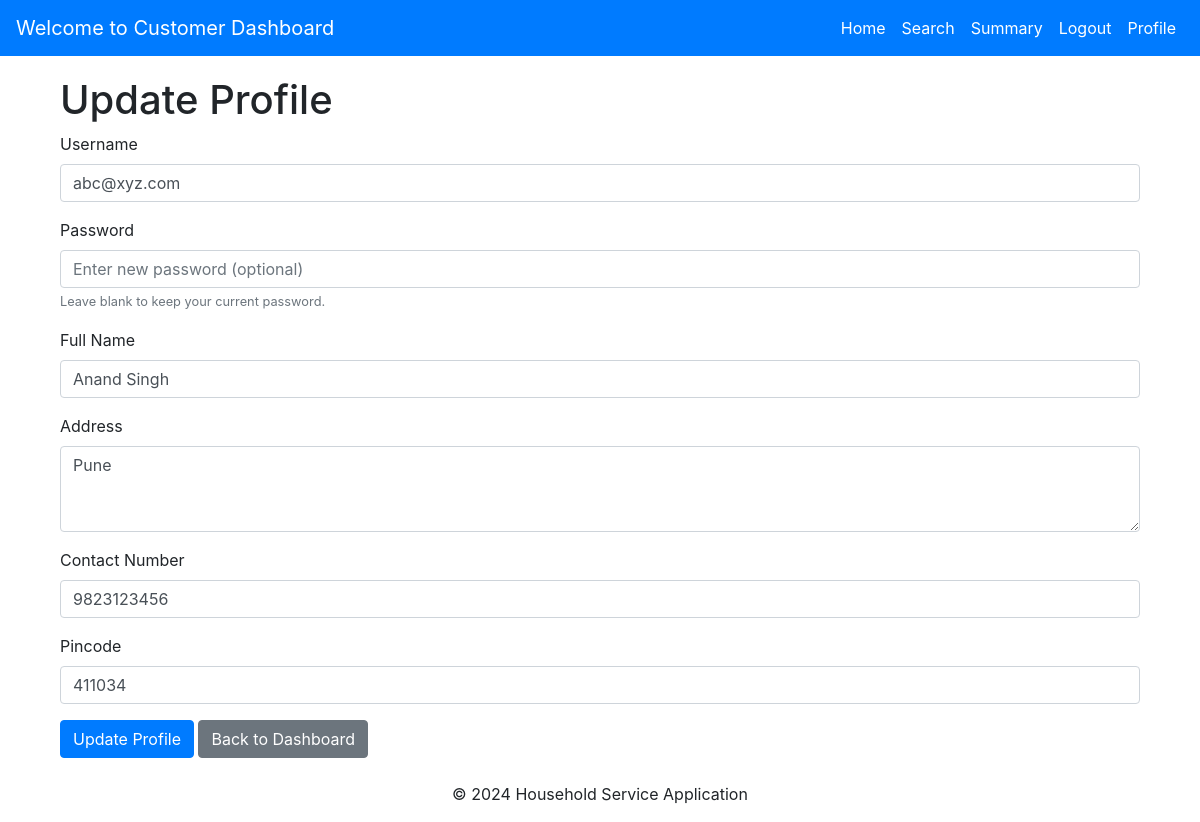
The app's page /customer/profile (signed in) with its own data.
### models.py (models this page shows, shortened)
class User(UserMixin, db.Model):
    __tablename__ = 'users'
    user_id = db.Column(db.Integer, primary_key=True, autoincrement=True, nullable=False)
    username = db.Column(db.String(255), unique=True, nullable=False)
    password = db.Column(db.String(200), nullable=False)
    user_name = db.Column(db.String(250), nullable=False)
    address = db.Column(db.Text, nullable=False)
    contact = db.Column(db.String(15), nullable=False)
    date_created = db.Column(db.DateTime, default=func.now(), nullable=False)
    pincode = db.Column(db.String(10), nullable=False)
    status = db.Column(db.String(20), default='Active')  # Possible values: 'Active', 'Blocked'
    role = db.Column(db.String(50), nullable=False)

### customer_routes.py (the view, shortened to what this page needs)
@customer_bp.route('/profile', methods=['GET', 'POST'])
def profile():
    user_id = session.get('user_id')  # Fetch logged-in user's ID from the session
    if not user_id:
        flash("You must be logged in to update your profile.", "danger")
        return redirect(url_for('main.login'))  # Redirect to login if not logged in
    user = User.query.get_or_404(user_id)  # Fetch the user's details
    return render_template('user_panel/profile.html', user=user)

### templates/user_panel/profile.html
{% extends "user_panel/base.html" %}
{% block content %}
<div class="container">
    <h1>Update Profile</h1>
    <form method="POST">
        <div class="mb-3">
            <label for="username" class="form-label">Username</label>
            <input type="text" class="form-control" id="username" name="username" value="{{ user.username }}" required>
        </div>
        <div class="mb-3">
            <label for="password" class="form-label">Password</label>
            <input type="password" class="form-control" id="password" name="password" placeholder="Enter new password (optional)">
            <small class="text-muted">Leave blank to keep your current password.</small>
        </div>
        <div class="mb-3">
            <label for="user_name" class="form-label">Full Name</label>
            <input type="text" class="form-control" id="user_name" name="user_name" value="{{ user.user_name }}" required>
        </div>
        <div class="mb-3">
            <label for="address" class="form-label">Address</label>
            <textarea class="form-control" id="address" name="address" rows="3" required>{{ user.address }}</textarea>
        </div>
        <div class="mb-3">
            <label for="contact" class="form-label">Contact Number</label>
            <input type="tel" class="form-control" id="contact" name="contact" value="{{ user.contact }}" pattern="[0-9]{10}" required>
        </div>
        <div class="mb-3">
            <label for="pincode" class="form-label">Pincode</label>
            <input type="text" class="form-control" id="pincode" name="pincode" value="{{ user.pincode }}" required>
        </div>
        <button type="submit" class="btn btn-primary">Update Profile</button>
        <a href="{{ url_for('main.customer_dashboard') }}" class="btn btn-secondary">Back to Dashboard</a>
    </form>
</div>
{% endblock %}

### templates/user_panel/base.html (style rules this page uses)
.container { margin-top: 20px; }

### records on screen
User: username "abc@xyz.com", user_name "Anand Singh", address "Pune", contact "9823123456", pincode "411034"
